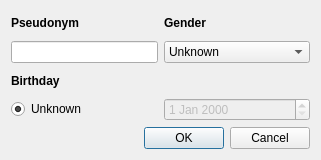
<?xml version="1.0" encoding="UTF-8"?>
<ui version="4.0">
 <class>AddPatientDialog</class>
 <widget class="QDialog" name="AddPatientDialog">
  <property name="geometry">
   <rect>
    <x>0</x>
    <y>0</y>
    <width>321</width>
    <height>160</height>
   </rect>
  </property>
  <property name="windowTitle">
   <string>Dialog</string>
  </property>
  <layout class="QVBoxLayout" name="verticalLayout">
   <item>
    <layout class="QHBoxLayout" name="horizontalLayout">
     <item>
      <layout class="QVBoxLayout" name="verticalLayout_2">
       <item>
        <widget class="QLabel" name="label">
         <property name="font">
          <font>
           <weight>75</weight>
           <bold>true</bold>
          </font>
         </property>
         <property name="text">
          <string>Pseudonym</string>
         </property>
        </widget>
       </item>
       <item>
        <widget class="QLineEdit" name="pseudonymEdit"/>
       </item>
      </layout>
     </item>
     <item>
      <layout class="QVBoxLayout" name="verticalLayout_3">
       <item>
        <widget class="QLabel" name="label_2">
         <property name="font">
          <font>
           <weight>75</weight>
           <bold>true</bold>
          </font>
         </property>
         <property name="text">
          <string>Gender</string>
         </property>
        </widget>
       </item>
       <item>
        <widget class="QComboBox" name="genderBox">
         <property name="sizePolicy">
          <sizepolicy hsizetype="Expanding" vsizetype="Fixed">
           <horstretch>0</horstretch>
           <verstretch>0</verstretch>
          </sizepolicy>
         </property>
         <item>
          <property name="text">
           <string>Unknown</string>
          </property>
         </item>
         <item>
          <property name="text">
           <string>Female</string>
          </property>
         </item>
         <item>
          <property name="text">
           <string>Male</string>
          </property>
         </item>
        </widget>
       </item>
      </layout>
     </item>
    </layout>
   </item>
   <item>
    <layout class="QVBoxLayout" name="verticalLayout_4">
     <item>
      <widget class="QLabel" name="label_3">
       <property name="font">
        <font>
         <weight>75</weight>
         <bold>true</bold>
        </font>
       </property>
       <property name="text">
        <string>Birthday</string>
       </property>
      </widget>
     </item>
     <item>
      <layout class="QHBoxLayout" name="horizontalLayout_2">
       <item>
        <widget class="QRadioButton" name="birthdayRadioButton">
         <property name="text">
          <string>Unknown</string>
         </property>
         <property name="checked">
          <bool>true</bool>
         </property>
        </widget>
       </item>
       <item>
        <widget class="QDateEdit" name="birthdayEdit">
         <property name="enabled">
          <bool>false</bool>
         </property>
        </widget>
       </item>
      </layout>
     </item>
    </layout>
   </item>
   <item>
    <widget class="QDialogButtonBox" name="buttonBox">
     <property name="orientation">
      <enum>Qt::Horizontal</enum>
     </property>
     <property name="standardButtons">
      <set>QDialogButtonBox::Cancel|QDialogButtonBox::Ok</set>
     </property>
    </widget>
   </item>
  </layout>
 </widget>
 <resources/>
 <connections>
  <connection>
   <sender>buttonBox</sender>
   <signal>accepted()</signal>
   <receiver>AddPatientDialog</receiver>
   <slot>accept()</slot>
   <hints>
    <hint type="sourcelabel">
     <x>248</x>
     <y>254</y>
    </hint>
    <hint type="destinationlabel">
     <x>157</x>
     <y>274</y>
    </hint>
   </hints>
  </connection>
  <connection>
   <sender>buttonBox</sender>
   <signal>rejected()</signal>
   <receiver>AddPatientDialog</receiver>
   <slot>reject()</slot>
   <hints>
    <hint type="sourcelabel">
     <x>316</x>
     <y>260</y>
    </hint>
    <hint type="destinationlabel">
     <x>286</x>
     <y>274</y>
    </hint>
   </hints>
  </connection>
 </connections>
</ui>
